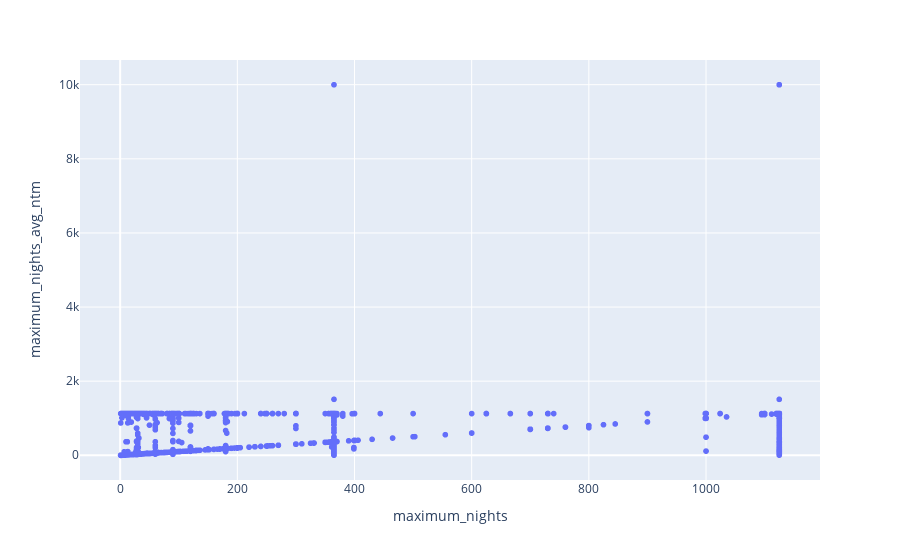

The notebook cell saved with this chart:
### Markdown cell above
Might be a direct result of outliers?

### Code cell
df_max_nights = df_listings[['maximum_nights', 'maximum_nights_avg_ntm']]\
                    .astype('int')
df_max_nights = df_max_nights[(df_max_nights['maximum_nights'] < 10000) & (df_max_nights['maximum_nights_avg_ntm'] < 10000)]

px.scatter(df_max_nights,
           x='maximum_nights',
           y='maximum_nights_avg_ntm')

### Figure 1 — Plotly figure (JSON) as saved in the notebook; plotly's stock layout.template omitted (floating-point values rounded to 4 significant figures; data arrays with more than 128 entries replaced by an {"elided": "..."} marker saying what was removed)
{"data": [{"hovertemplate": "maximum_nights=%{x}<br>maximum_nights_avg_ntm=%{y}<extra></extra>", "legendgroup": "", "marker": {"color": "#636efa", "symbol": "circle"}, "mode": "markers", "name": "", "showlegend": false, "type": "scattergl", "x": {"elided": "23172 int values"}, "xaxis": "x", "y": {"elided": "23172 int values"}, "yaxis": "y"}], "layout": {"legend": {"tracegroupgap": 0}, "margin": {"t": 60}, "xaxis": {"anchor": "y", "domain": [0, 1], "title": {"text": "maximum_nights"}}, "yaxis": {"anchor": "x", "domain": [0, 1], "title": {"text": "maximum_nights_avg_ntm"}}}}
